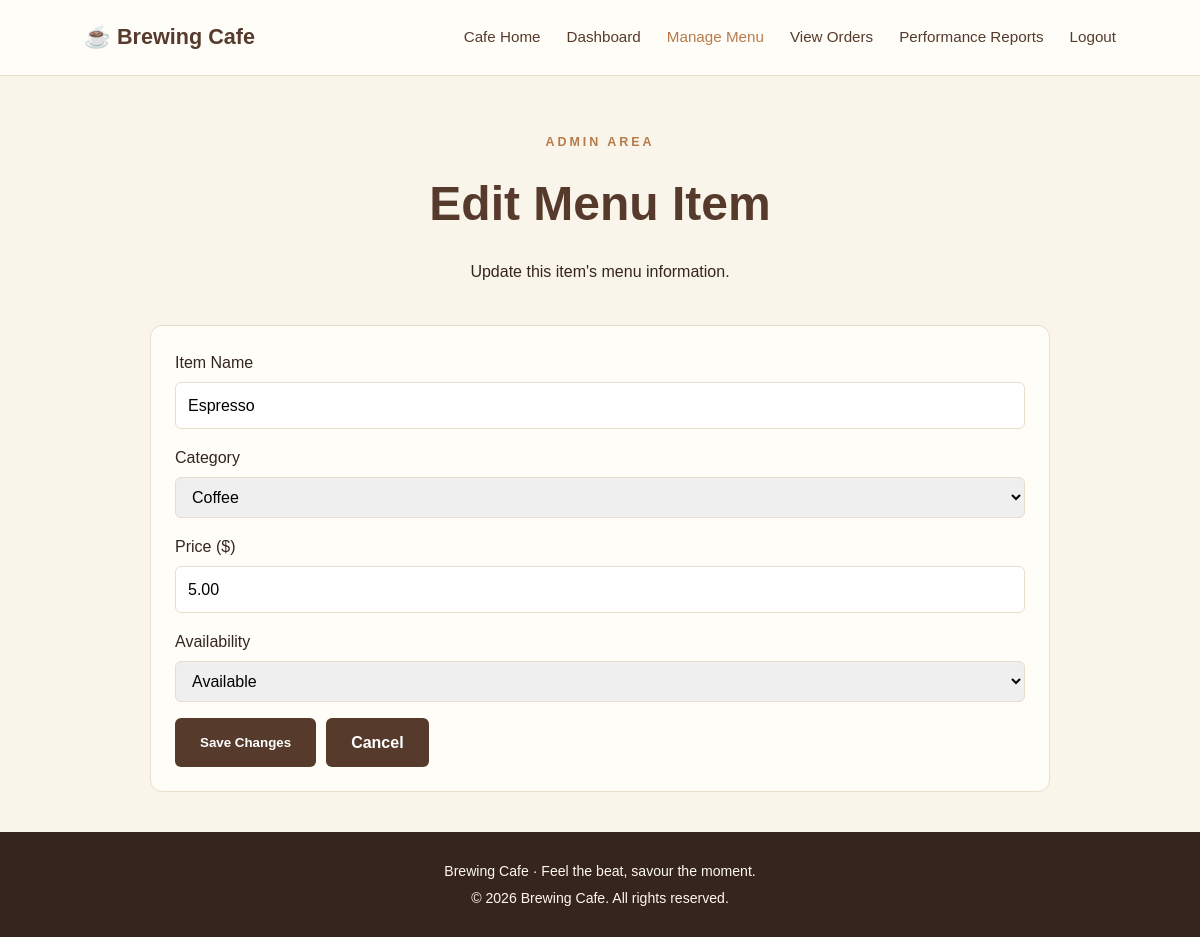
The app's page /edit_menu_item.php?id=1 (signed in) with its own data.
### tables this page shows
CREATE TABLE menu_items (
    item_id INT AUTO_INCREMENT PRIMARY KEY,
    name VARCHAR(100) NOT NULL,
    category VARCHAR(50) NOT NULL,
    price DECIMAL(6,2) NOT NULL,
    availability TINYINT(1) NOT NULL DEFAULT 1
);

### edit_menu_item.php (the view, shortened to what this page needs)
<?php
require_once "config/database.php";
$itemId = filter_input(
    INPUT_GET,
    "id",
    FILTER_VALIDATE_INT
);
$stmt = $pdo->prepare("
    SELECT
        item_id,
        name,
        category,
        price,
        availability
    FROM menu_items
    WHERE item_id = :item_id
");
$stmt->execute([
    "item_id" => $itemId
]);
$item = $stmt->fetch(PDO::FETCH_ASSOC);
?>
<!DOCTYPE html>
<html lang="en">
<head>
    <link rel="stylesheet" href="css/style.css">
</head>
<body>
<header class="site-header">
    <a class="logo" href="index.php">
        ☕ Brewing Cafe
    </a>
	<nav class="navbar">
	    <a href="index.php">Cafe Home</a>
	    <a href="admin_dashboard.php">Dashboard</a>
	    <a href="manage_menu.php" class="active">Manage Menu</a>
	    <a href="view_orders.php">View Orders</a>
	    <a href="reports.php">Performance Reports</a>
	    <a href="logout.php">Logout</a>
	</nav>
</header>
<main class="manage-menu-page">
    <section class="menu-heading">
        <p class="eyebrow">
            ADMIN AREA
        </p>
        <h1>Edit Menu Item</h1>
        <p>
            Update this item's menu information.
        </p>
    </section>
    <section class="admin-menu-section">
        <form
            class="admin-menu-form"
            method="POST"
            action="update_menu_item.php"
        >
            <div class="form-group">
                <label for="name">
                    Item Name
                </label>
                <input
                    type="text"
                    id="name"
                    name="name"
                    maxlength="100"
                    value="<?= htmlspecialchars($item["name"]) ?>"
                    required
                >
            </div>
            <div class="form-group">
                <label for="category">
                    Category
                </label>
                <select
                    id="category"
                    name="category"
                    required
                >
                    <option
                        value="Coffee"
                        <?= $item["category"] === "Coffee"
                            ? "selected"
                            : "" ?>
                    >
                        Coffee
                    </option>
                </select>
            </div>
            <div class="form-group">
                <label for="price">
                    Price ($)
                </label>
                <input
                    type="number"
                    id="price"
                    name="price"
                    min="0.01"
                    max="999.99"
                    step="0.01"
                    value="<?= htmlspecialchars($item["price"]) ?>"
                    required
                >
            </div>
            <div class="form-group">
                <label for="availability">
                    Availability
                </label>
                <select
                    id="availability"
                    name="availability"
                    required
                >
                    <option
                        value="1"
                        <?= $item["availability"] == 1
                            ? "selected"
                            : "" ?>
                    >
                        Available
                    </option>
                </select>
            </div>
            <div class="edit-actions">
                <button
                    type="submit"
                    class="btn"
                >
                    Save Changes
                </button>
                <a
                    href="manage_menu.php"
                    class="btn"
                >
                    Cancel
                </a>
            </div>
        </form>
    </section>
</main>
<footer class="site-footer">
    <p>
        Brewing Cafe · Feel the beat, savour the moment.
    </p>
    <p>
        &copy; 2026 Brewing Cafe. All rights reserved.
    </p>
</footer>
</body>
</html>

### css/style.css (style rules this page uses)
:root { --cream: #faf5eb; --white: #fffdf8; --brown: #563b2d; --dark-brown: #35251e; --caramel: #b77b4b; --muted: #84766b; --border: #e9ddce; }
* { box-sizing: border-box; }
body { margin: 0; background: var(--cream); color: var(--dark-brown); font-family: Arial, Helvetica, sans-serif; line-height: 1.6; }
a { color: inherit; text-decoration: none; }
.site-header { min-height: 76px; padding: 18px 7%; background: var(--white); display: flex; align-items: center; justify-content: space-between; gap: 24px; border-bottom: 1px solid var(--border); }
.logo { color: var(--brown); font-size: 1.35rem; font-weight: 800; }
.navbar { display: flex; flex-wrap: wrap; align-items: center; gap: 26px; }
.navbar a { color: var(--brown); font-size: 0.95rem; }
.navbar a:hover, .navbar a.active { color: var(--caramel); }
.eyebrow { color: var(--caramel); font-size: 0.78rem; font-weight: bold; letter-spacing: 3px; }
.btn { display: inline-block; padding: 12px 25px; border: 0; border-radius: 6px; background: var(--brown); color: white; font-weight: bold; cursor: pointer; transition: background 0.2s; }
.site-footer { padding: 24px 16px; background: var(--dark-brown); color: #fff8ef; text-align: center; font-size: 0.88rem; }
.site-footer p { margin: 4px 0; }
.menu-heading { padding: 45px 20px 25px; text-align: center; }
.menu-heading h1 { margin: 8px 0; color: var(--brown); font-size: clamp(2rem, 5vw, 3rem); }
.admin-menu-section { max-width: 900px; margin: 0 auto 40px; padding: 24px; border: 1px solid var(--border); border-radius: 12px; background: var(--white); }
.admin-menu-form { display: grid; gap: 16px; }
.admin-menu-form .form-group { display: grid; gap: 6px; }
.admin-menu-form input, .admin-menu-form select { width: 100%; padding: 10px 12px; border: 1px solid var(--border); border-radius: 6px; font: inherit; }
.edit-actions { display: flex; flex-wrap: wrap; gap: 10px; }

### records on screen
menu_items: name "Espresso", category "Coffee", price "5.00", availability "Available"
